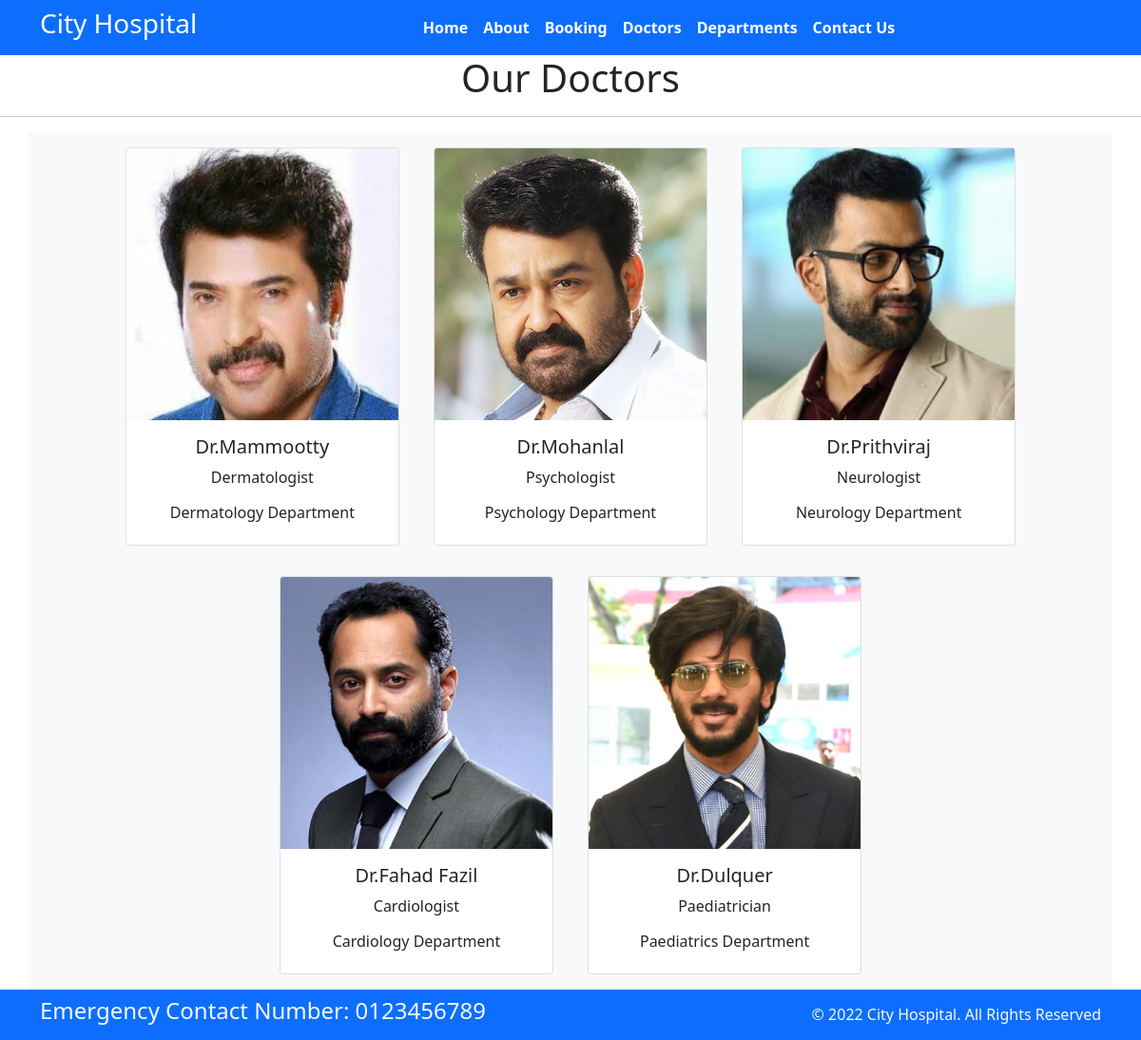
The app's page /doctors/ with its own data.
### home/models.py (models this page shows, shortened)
class Doctors(models.Model):
    doc_name=models.CharField(max_length=255)
    doc_spec=models.CharField(max_length=255)
    dept_name=models.ForeignKey(Departments,on_delete=models.CASCADE)
    doc_image=models.ImageField(upload_to='doctors')

class Departments(models.Model):
    dept_name=models.CharField(max_length=100)
    dept_description=models.TextField()
    def __str__(self):
        return self.dept_name

### home/views.py (the view)
# urls.py: path('doctors/',views.doctors,name='doctors'),
def doctors(request):
    dict_docs={
        'doctors':Doctors.objects.all()
    }
    return render(request,'doctors.html',dict_docs)

### templates/doctors.html (shortened to what this page needs)
{%extends 'base.html'%}
{% block content %}
<h1 class="text-center">Our Doctors</h1>
<hr>
<div class="container text-center bg-light">
    {% for d in doctors %}
    <div class="card text-center mx-3 my-3 " style="width: 18rem;display: inline-block;">
        <img src="{{d.doc_image.url}}" class="card-img-top" alt="...">
        <div class="card-body">
          <h5 class="card-title">Dr.{{d.doc_name}}</h5>
          <p class="card-text">{{d.doc_spec}}</p>
          <h6>{{d.dept_name}} Department</h6>
        </div>
      </div>
{%endfor%}
</div>
{% endblock %}

### records on screen
Doctors: doc_image (picture), doc_name "Mammootty", doc_spec "Dermatologist", dept_name "Dermatology"
Doctors: doc_image (picture), doc_name "Mohanlal", doc_spec "Psychologist", dept_name "Psychology"
Doctors: doc_image (picture), doc_name "Prithviraj", doc_spec "Neurologist", dept_name "Neurology"
Doctors: doc_image (picture), doc_name "Fahad Fazil", doc_spec "Cardiologist", dept_name "Cardiology"
Doctors: doc_image (picture), doc_name "Dulquer", doc_spec "Paediatrician", dept_name "Paediatrics"
